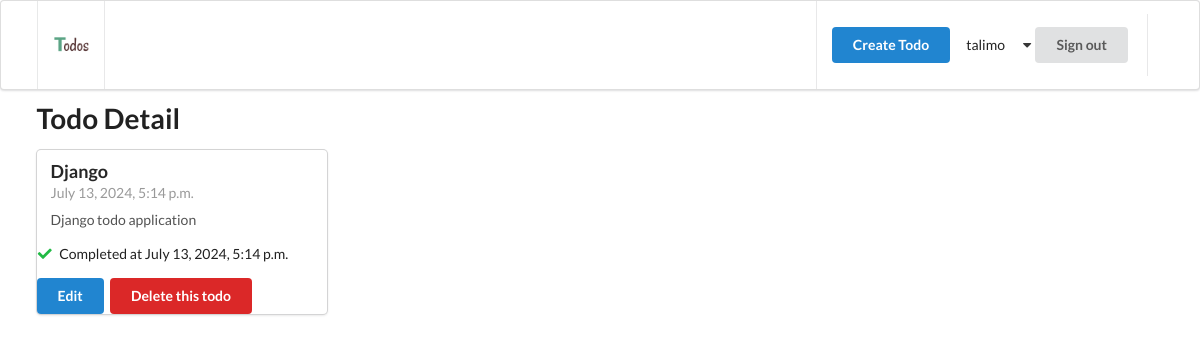
Screenshot of /todo/1 (signed in) with the database file from the repository.
### authentication/models.py (models this page shows)
class User(AbstractUser):
    def __str__(self):
        return self.email

### todo/models.py (models this page shows, shortened)
class Todo(TrackingModel):
    title = models.CharField(max_length=255)
    description = models.TextField()
    is_completed = models.BooleanField(default=False)
    owner = models.ForeignKey(to=User, on_delete=models.CASCADE)

### todo/views.py (the view)
# urls.py: path('todo/<id>', views.todo_detail, name='todo'),
def todo_detail(request, id):
    todo = get_object_or_404(Todo, pk=id)
    context = {'todo': todo}
    return render(request, 'todo/todo-detail.html', context)

### todosite/templates/todo/todo-detail.html (shortened to what this page needs)
{% extends '_partials/base.html' %}
{% load static %}
{% block content %}
    <h1 class="ui header">Todo Detail</h1>
    <div class="ui card">
        <div class="content">
            <div class="header">{{todo.title}}</div>
            <div class="meta">{{todo.created_at}}</div>
            <div class="description">
                <p>{{todo.description}}</p>
            </div>
        </div>
        <div class="extra-content">
            {% if todo.is_completed %}
            <p>
                <i class="check icon green"></i>
                Completed at {{todo.updated_at}}
            </p>
            {% else %}
            <p>
                Not yet completed.
            </p>
            {% endif %}
            <a href="{% url 'todo-edit' todo.id %}" class="ui button primary">Edit</a>
            <a href="{% url 'todo-delete' todo.id %}" class="ui button red">Delete this todo</a>
        </div>
    </div>
{% endblock content %}

### todosite/templates/_partials/header.html (shortened to what this page needs)
{% load static %}
<div class="ui menu">
    <div class="ui container">
        <a href="{% url 'home' %}" class="header item">
            <img class="logo" class="logo" src="{% static 'img/Logo.png' %}" />
        </a>
        <div class="right item">
            {% if request.user.is_authenticated %}
            <a href="{% url 'create-todo' %}" class="ui primary button"> Create Todo</a>
            <div class="ui simple dropodown item">
                {{request.user.username}}  <i class="dropdown icon"></i>
                <div class="menu">
                    <form class="ui large form" method="post" action="{% url 'logout_user' %}">
                        <input class="ui button" type="submit" value="Sign out">
                    </form>
                </div>
            </div>
            {% endif %}
        </div>
    </div>
</div>

### rows the page displays
User: user.username "talimo"
Todo: title "Django", created_at "July 13, 2024, 5:14 p.m.", description "Django todo application", updated_at "July 13, 2024, 5:14 p.m."
